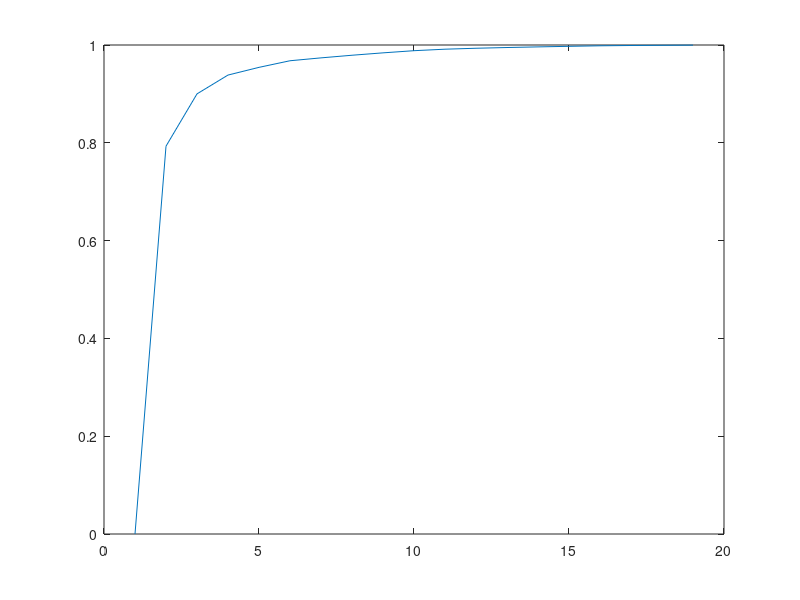

This chart was generated by the following MATLAB code:
%% 

clear

%% Blosum


BLOSUM_Sigma = 2;
C=[9,-1,-1,-3,0,-3,-3,-3,-4,-3,-3,-3,-3,-1,-1,-1,-1,-2,-2,-2];
S=[-1,4,1,-1,1,0,1,0,0,0,-1,-1,0,-1,-2,-2,-2,-2,-2,-3];
T=[-1,1,4,1,-1,1,0,1,0,0,0,-1,0,-1,-2,-2,-2,-2,-2,-3];
P=[-3,-1,1,7,-1,-2,-1,-1,-1,-1,-2,-2,-1,-2,-3,-3,-2,-4,-3,-4];
A=[0,1,-1,-1,4,0,-1,-2,-1,-1,-2,-1,-1,-1,-1,-1,-2,-2,-2,-3];
G=[-3,0,1,-2,0,6,-2,-1,-2,-2,-2,-2,-2,-3,-4,-4,0,-3,-3,-2];
N=[-3,1,0,-2,-2,0,6,1,0,0,-1,0,0,-2,-3,-3,-3,-3,-2,-4];
D=[-3,0,1,-1,-2,-1,1,6,2,0,-1,-2,-1,-3,-3,-4,-3,-3,-3,-4];
E=[-4,0,0,-1,-1,-2,0,2,5,2,0,0,1,-2,-3,-3,-3,-3,-2,-3];
Q=[-3,0,0,-1,-1,-2,0,0,2,5,0,1,1,0,-3,-2,-2,-3,-1,-2];
H=[-3,-1,0,-2,-2,-2,1,1,0,0,8,0,-1,-2,-3,-3,-2,-1,2,-2];
R=[-3,-1,-1,-2,-1,-2,0,-2,0,1,0,5,2,-1,-3,-2,-3,-3,-2,-3];
K=[-3,0,0,-1,-1,-2,0,-1,1,1,-1,2,5,-1,-3,-2,-3,-3,-2,-3];
M=[-1,-1,-1,-2,-1,-3,-2,-3,-2,0,-2,-1,-1,5,1,2,-2,0,-1,-1];
I=[-1,-2,-2,-3,-1,-4,-3,-3,-3,-3,-3,-3,-3,1,4,2,1,0,-1,-3];
L=[-1,-2,-2,-3,-1,-4,-3,-4,-3,-2,-3,-2,-2,2,2,4,3,0,-1,-2];
V=[-1,-2,-2,-2,0,-3,-3,-3,-2,-2,-3,-3,-2,1,3,1,4,-1,-1,-3];
F=[-2,-2,-2,-4,-2,-3,-3,-3,-3,-3,-1,-3,-3,0,0,0,-1,6,3,1];
Y=[-2,-2,-2,-3,-2,-3,-2,-3,-2,-1,2,-2,-2,-1,-1,-1,-1,3,7,2];
W=[-2,-3,-3,-4,-3,-2,-4,-4,-3,-2,-2,-3,-3,-1,-3,-2,-3,1,2,11];
BLOSUM=[C',S',T',P',A',G',N',D',E',Q',H',R',K',M',I',L',V',F',Y',W'];
BLOSUM=exp(BLOSUM/BLOSUM_Sigma);
% normalize the symmetric matrix
% Not perfect
% s=sum(BLOSUM,2);
% n=repmat(s,1,20);
% BLOSUM=BLOSUM./n;

%% PCA

[eigenvectors,scores,variances] = pca(BLOSUM);

%%
num_features=1:length(variances);
percentage=zeros(size(num_features));

for i = 2:length(variances)
    percentage(i) = sum(variances(1:i-1))/sum(variances);
end

figure(1)
clf
plot(num_features,percentage);